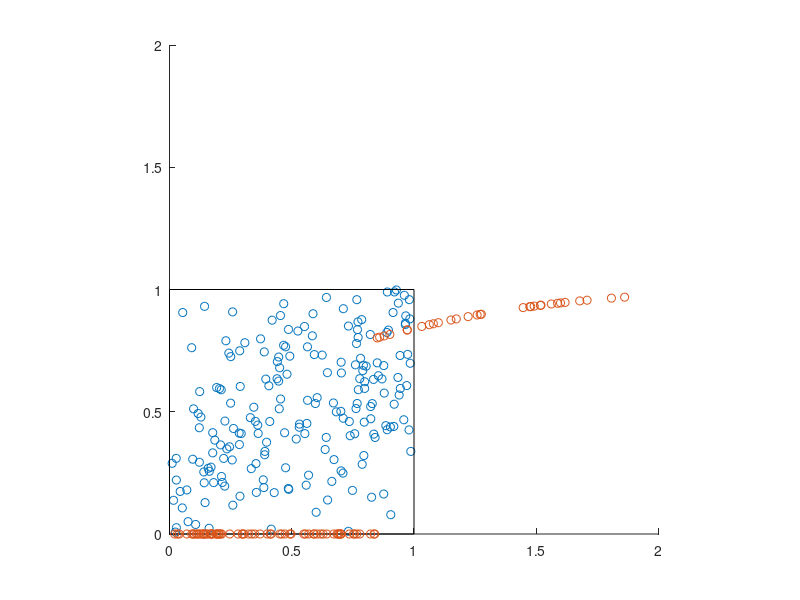

Write MATLAB code to recreate this figure.
%% Comb-Bernoulli case:

Z = randn(200,2);
mean1 = 2.56;
std1 = 1.00;
mean2 = 2.10;
std2 = 1.00;

X1 = Z(:,1);
X2 = 0.4*X1+sqrt(1-0.4)*Z(:,2);

% Combine X1 and X2 into a single matrix for further analysis
U1 = normcdf(X1);
U2 = normcdf(X2);

survival_1 = find(U1<=0.8);
survival_2 = find(U2<=0.8);

X1(survival_1) = 0;
X1(~survival_1) = exp((std1*U1(~survival_1)-0.8)./0.2+mean1);

X2(survival_2) = 0;
X2(~survival_2) = exp((std2*U2(~survival_2)-0.8)./0.2+mean2);

scatter(U1,U2)
hold on
rectangle('Position',[0 0 1 1])
axis square
axis([0 2 0 2]);
%% Semiparametric case

Z = randn(200,2);
mean1 = 2.56;
std1 = 1.00;
mean2 = 2.10;
std2 = 1.00;

X1 = Z(:,1);
X2 = 0.4*X1+sqrt(1-0.4)*Z(:,2);

% Combine X1 and X2 into a single matrix for further analysis
U1 = normcdf(X1);
U2 = normcdf(X2);

survival_1 = find(U1<=0.8);
survival_2 = find(U2<=0.8);

U1(survival_1) = 0;
U2(survival_2) = 0;

scatter(X1,U1)

%or:
%X1(survival_1) = 0;
%scatter(X1,U1)

U1 = sort(U1);
U2 = sort(U2);
